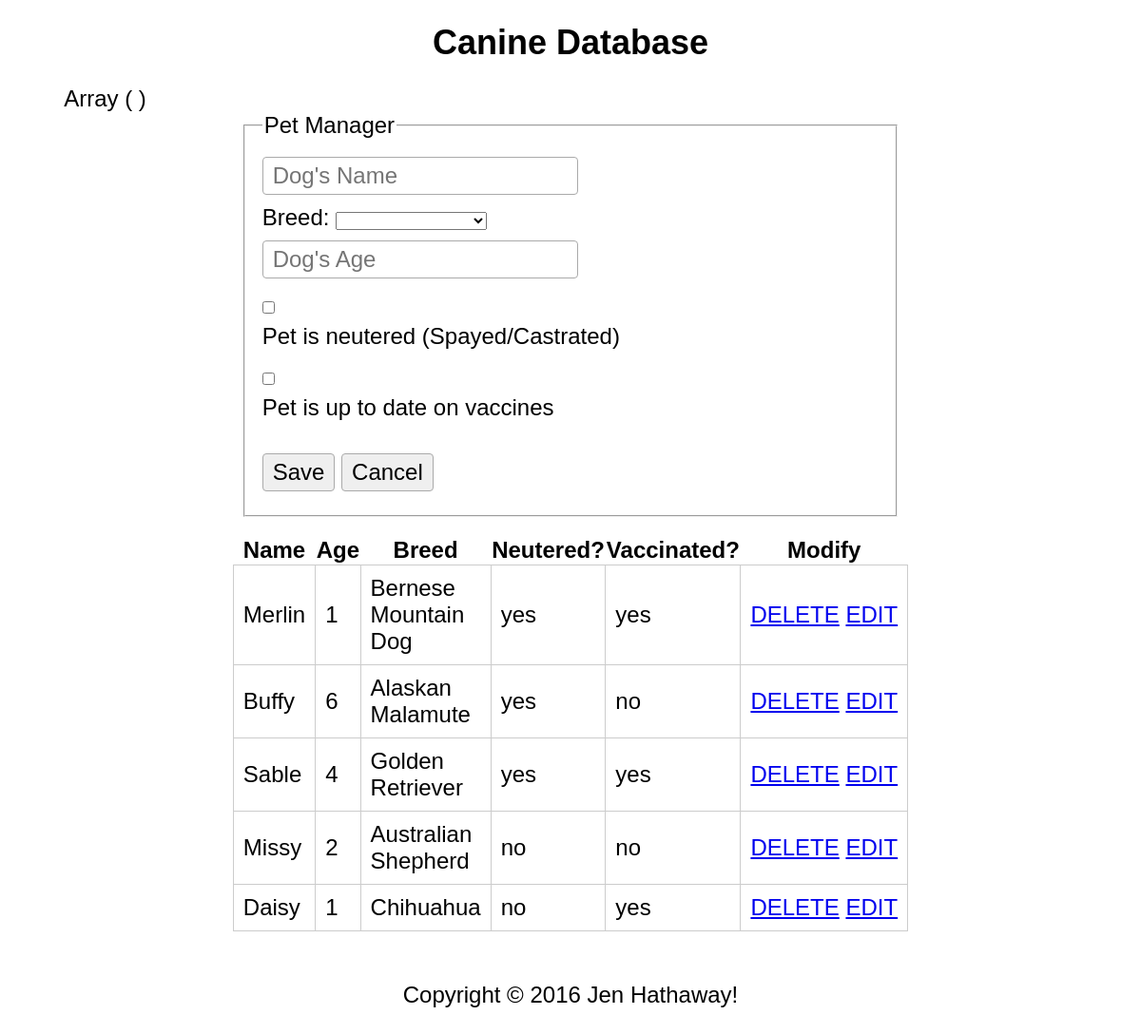
The page / on the database its author committed.
### tables this page shows
create table dogs(
	dog_id int unsigned not null auto_increment primary key,
    dog_name nvarchar(100) not null,
    breed_id int unsigned,
    age int unsigned,
    is_fixed boolean,
    is_vaccinated boolean,
    created_date datetime default current_timestamp,
    foreign key (breed_id) references breeds(breed_id)
);

create table breeds(
	breed_id int unsigned not null auto_increment primary key,
    breed_name nvarchar(50) not null,
    created_date datetime default current_timestamp
);

### include/pet-form.php (the view, shortened to what this page needs)
<?php
    $formName = '';
    $formAge = '';
	$formBreed = null;
?>
<?php if (isset($_POST)) { print_r($_POST); }?>
<form action="" method="post">
    <fieldset>
        <legend>Pet Manager</legend>
        <input type="text" name="name" maxlength="250"
            placeholder="Dog's Name"
            value="<?= isset($formName) ? $formName : '' ?>">
<label for="male">Breed: </label>
<select name="breeds">
<option></option>
<?php
	$breeds = $con->query('select * from breeds');
	foreach($breeds as $breed) {
        $id = $breed['breed_id'];
        $text = $breed['breed_name'];
        $selected = $id == $formBreed ? 'selected' : '';
        echo "<option value=\"$id\" $selected>
		$text</option>";
	}
?>
</select>
        <input type="number" name="age" maxlength="2"
            placeholder="Dog's Age"
            value="<?= isset($formAge) ? $formAge : ''?>">
		<p><input type="checkbox" name="fixed"> Pet is neutered (Spayed/Castrated)</p>
		<p><input type="checkbox" name="vax"> Pet is up to date on vaccines</p>
		<input type="submit" value="Save">
		<input type="button" value="Cancel" onclick="location = './'">
	</fieldset>
</form>

### index.php (shortened to what this page needs)
<?php include 'include/mysqli-connect.php' ?>
<main>
    <h1>Canine Database</h1>
    <?php include 'include/pet-form.php' ?>
    <?php include 'include/get-pets.php' ?>
</main>

### include/get-pets.php
<?php
$q = 'select * from dogs d
    left join breeds b on d.breed_id = b.breed_id';
$result = $con->query($q);
echo '<table>
		<tr>
			<th>Name</th>
			<th>Age</th>
			<th>Breed</th>
			<th>Neutered?</th>
			<th>Vaccinated?</th>
			<th>Modify</th>
		</tr>';
while ($row = $result->fetch_object()) {
    echo '<tr>';
    echo '<td>' . $row->dog_name . '</td>';
    echo '<td>' . $row->age . '</td>';
	echo '<td>' . $row->breed_name . '</td>';
	echo('<td>' . (($row->is_fixed==1) ? 'yes' : 'no').'</td>');
	echo('<td>' . (($row->is_vaccinated==1) ? 'yes' : 'no').'</td>');
	echo '<td><a href="delete-pet.php?id=' . $row->dog_id .
        '">DELETE</a>&nbsp;<a href="edit-pet.php?id=' . $row->dog_id .
            '">EDIT</a></td>';
    echo '</tr>';
}
echo "</table>";
?>

### rows shown on the page
dogs: dog_name "Merlin", age "1", breed.breed_name "Bernese Mountain Dog", is_fixed "yes", is_vaccinated "yes"
dogs: dog_name "Buffy", age "6", breed.breed_name "Alaskan Malamute", is_fixed "yes", is_vaccinated "no"
dogs: dog_name "Sable", age "4", breed.breed_name "Golden Retriever", is_fixed "yes", is_vaccinated "yes"
dogs: dog_name "Missy", age "2", breed.breed_name "Australian Shepherd", is_fixed "no", is_vaccinated "no"
dogs: dog_name "Daisy", age "1", breed.breed_name "Chihuahua", is_fixed "no", is_vaccinated "yes"
